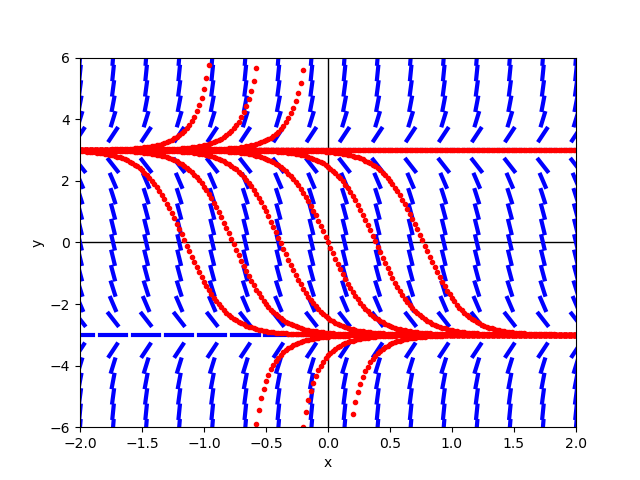

The script that drew this image:
#!/usr/bin/env python3

'''
draw direction field and family of solution curves
for the quadratic DE
     dy/dx = y^2 - 9
NOTE: solutions of this PDE which start at initial
conditions  y(x0) = y0  for |y0|>3 will blow-up
in finite time
'''

import numpy as np

def f(x,y):
    return y**2 - 9.0

def ysolution(x,A):
    return (3.0 + 3.0 * A * np.exp(6.0*x)) / (1.0 - A * np.exp(6.0*x))

from dirfield import dirfield
import matplotlib.pyplot as plt

dirfield(f, [-2, 2, -6, 6], 16, 25)
for A in [100.0, 10.0, 1.0, 0.0, -0.01, -0.1, -1.0, -10.0, -100.0, -1000.0]:
    xx = np.linspace(-2,2,201)
    plt.plot(xx, ysolution(xx,A), 'r.')
plt.xlabel('x'), plt.ylabel('y')
plt.axis([-2, 2, -6, 6])
plt.show()
